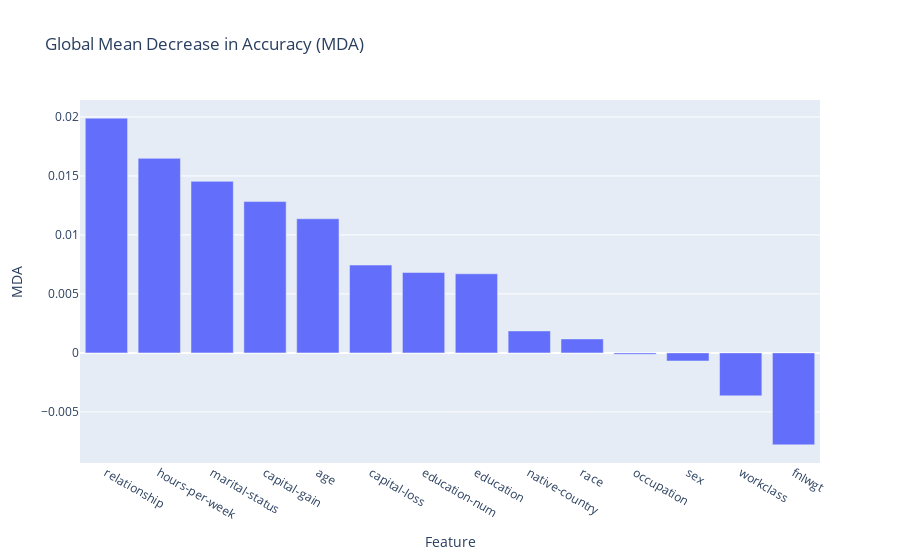

The code cell stored with this chart in its notebook:
### Markdown cell above
## Feature importance (global)

The feature importance information provides insight into the feature[s] which were primary drivers for each of the prediction. This is important to understand in the context of AI bias and discrimination (ex. Sensitive attribute being the primary contribution to a prediction). 

This information is available at the global level (overall model), but can also be extracted at the local level (regional model for each case).

### Code cell
# Extract the global MDA (mean decrease in accuracy)
t.react_into_trainee(action_feature=action_features[0], mda_robust=True, residuals=True)
global_mda = t.get_prediction_stats(action_feature=action_features[0], stats=['mda'])
plot_feature_importances(global_mda, title="Global Mean Decrease in Accuracy (MDA)", yaxis_title="MDA")

### Figure 1 — Plotly figure (JSON) as saved in the notebook; plotly's stock layout.template omitted (floating-point values rounded to 4 significant figures)
{"data": [{"type": "bar", "x": ["relationship", "hours-per-week", "marital-status", "capital-gain", "age", "capital-loss", "education-num", "education", "native-country", "race", "occupation", "sex", "workclass", "fnlwgt"], "y": [0.0199, 0.01649, 0.01454, 0.01283, 0.01137, 0.007444, 0.006811, 0.006705, 0.00186, 0.001184, -0.0001236, -0.0006857, -0.003642, -0.007796]}], "layout": {"title": {"text": "Global Mean Decrease in Accuracy (MDA)"}, "xaxis": {"anchor": "y", "domain": [0, 1], "title": {"text": "Feature"}}, "yaxis": {"anchor": "x", "domain": [0, 1], "title": {"text": "MDA"}}}}
